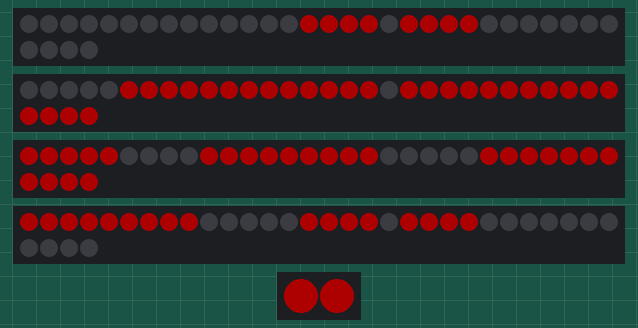
Recording of a sketch running on a simulated Arduino Uno, built with avr-gcc and run on an emulated ATmega328P. Parts: 4 × 34 RGB LEDs in strip order, left to right, continuing on the next row, 2 RGB LEDs in strip order, left to right. Dim RGB values are drawn brighter than linear; the local clock reads 2024-03-15 10:24:30 at power-on unless the sketch sets it; what the sketch prints to the serial monitor is not drawn.

Above: at 0.1 s.
At 31.1 s:
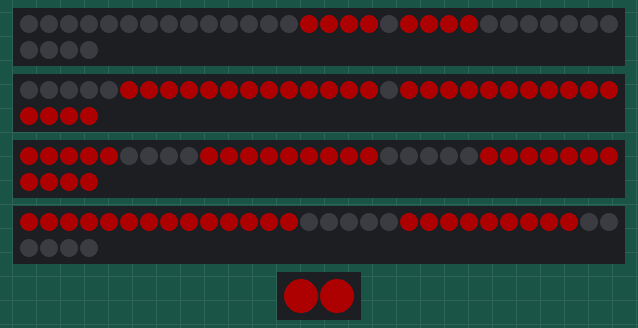
At 63.2 s:
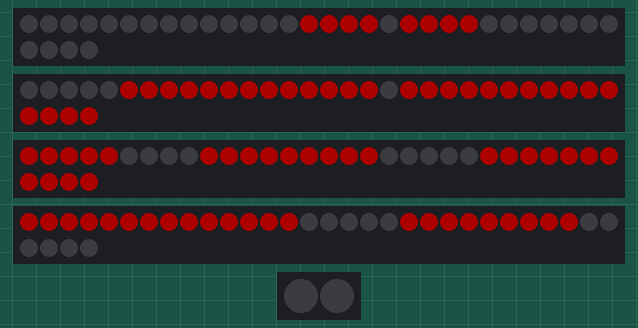
At 127.3 s:
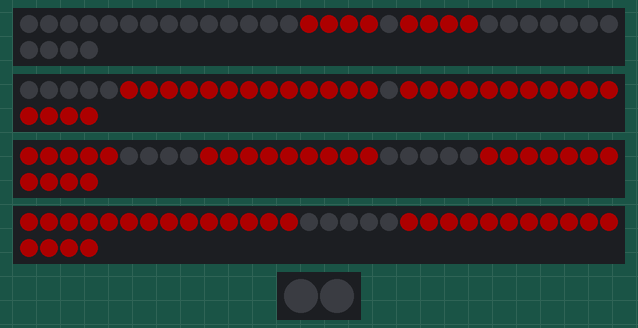
Timing chart, 0 to 130.0 s (numbered marks = the images above):
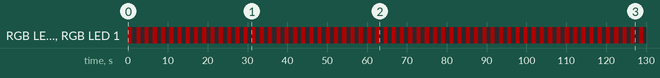

Measured:
- by itself, RGB LED 0, RGB LED 1: alternates RGB(50, 0, 0) for 1.0 s and off for 1.0 s
- what the display in image 1 shows lasts 1.0 s, from 31.1 s to 32.1 s

The sketch:

clock.ino
```cpp
#include <FastLED.h>
#include <Wire.h>
#include "RTClib.h"

#define NUM_LEDS 34

CRGB ledsPos1[NUM_LEDS];
CRGB ledsPos2[NUM_LEDS];
CRGB ledsPos3[NUM_LEDS];
CRGB ledsPos4[NUM_LEDS];
CRGB ledBlink[NUM_LEDS];

int hour, minute;
RTC_DS1307 RTC;

int blinkStatus = 0;

void setup() {
  // Setup each LED-7Segment block and save it to an array
  FastLED.addLeds<NEOPIXEL, 5>(ledsPos1, NUM_LEDS);
  FastLED.addLeds<NEOPIXEL, 6>(ledsPos2, NUM_LEDS);
  FastLED.addLeds<NEOPIXEL, 9>(ledsPos3, NUM_LEDS);
  FastLED.addLeds<NEOPIXEL, 10>(ledsPos4, NUM_LEDS);
  FastLED.addLeds<NEOPIXEL, 3>(ledBlink, 2);

  //Write the number 1 to each segment
  ledPrintNumber(1, 1);
  ledPrintNumber(1, 2);
  ledPrintNumber(1, 3);
  ledPrintNumber(1, 4);
  FastLED.show();

  //Setup the real time clock
  Wire.begin();
  RTC.begin();
  // Serielle Ausgabe starten
  Serial.begin(9600);
  // Check if the RTC is running
  if (! RTC.isrunning()) {
    // Set current Daten and Time if it was not running
    RTC.adjust(DateTime(__DATE__, __TIME__));
        Serial.println("Echtzeituhr wurde gestartet und auf Systemzeit gesetzt.");
  }
  else Serial.println("Echtzeituhr laeuft bereits.");
}

void loop() {

  //Toggle the seconds leds each second (nein - doch - ohhhh)
  if(blinkStatus==0)
  {
    ledBlink[0] = CRGB(50,0,0);
    ledBlink[1] = CRGB(50,0,0);
    blinkStatus = 1;
  }
  else
  {
     ledBlink[0] = CRGB::Black;
    ledBlink[1] = CRGB::Black;
    blinkStatus = 0;
  }
  FastLED.show();

  //Update Hour and Minute
  DateTime now=RTC.now(); // get the current time
  hour = now.hour(),DEC;
  minute = now.minute(),DEC;
  printHour(hour); //Print the current hour to
  printMinute(minute);
  delay(1000);

}


void printHour(int hourInt)
{
  String hourStr = String(hourInt);
  if(hourStr.length()==1) //If the number includes only one char it will turn of the first 7segment block
  {
    ledPrintNumber(10, 1);
    ledPrintNumber(hourInt, 2);
  }
  else
  {
    ledPrintNumber(hourStr.substring(0,1).toInt(), 1);
    ledPrintNumber(hourStr.substring(1,2).toInt(), 2);
  }
}
void printMinute(int minuteInt)
{
  String minuteString = String(minuteInt);
  if(minuteString.length()==1) //If the number includes only one char it will turn the first 7segment block to a "0"
  {
    ledPrintNumber(0, 3);
    ledPrintNumber(minuteInt, 4);
  }
  else
  {
    ledPrintNumber(minuteString.substring(0,1).toInt(), 3);
    ledPrintNumber(minuteString.substring(1,2).toInt(), 4);
  }
}

void ledPrintNumber(int number, int pos)
{
  //Which LEDS are part of one Segment (start end end led number)
  int segments[7][2] = {
      {
        0, 4
      },
      {
        5,8
      },
      {
        9,13
      },
      {
        14,17
      },
      {
        19, 23
      },
      {
        23, 28
      },
      {
        28,33
      }
    };

  // Which segment should be turned on for each number (and number 10 to turn it off)
  int intseg[11][7] =
  {
    {
      0,1,1,1,1,1,1 /*0*/
    },
    {
      0,0,0,1,1,0,0 /*1*/
    },
    {
      1,0,1,1,0,1,1 /*2*/
    },
    {
      1,0,1,1,1,1,0 /*3*/
    },
    {
      1,1,0,1,1,0,0 /*4*/
    },
    {
      1,1,1,0,1,1,0 /*5*/
    },
    {
      1,1,1,0,1,1,1 /*6*/
    },
    {
      0,0,1,1,1,0,0 /*7*/
    },
    {
      1,1,1,1,1,1,1 /*8*/
    },
    {
      1,1,1,1,1,1,0 /*9*/
    },
    {
      0,0,0,0,0,0,0 /*off 10*/
    },
  };

  for(int i = 0; i < 7; i++) //Check for each segment if it turn on or off
  {
    int state = intseg[number][i]; //Save the state (on or off) in a varieable
    for(int s = segments[i][0]; s <= segments[i][1]; s++) //Run for each LED in the segment (from the start to the end led)
    {
      if(state==1) //turn it on
      {
        //Check which block (segment, number) should be turned on
        if(pos==1)
        {
          ledsPos1[s] = CRGB(50,0,0);
        }
        else if(pos==2)
        {
          ledsPos2[s] = CRGB(50,0,0);
        }
        else if(pos==3)
        {
          ledsPos3[s] = CRGB(50,0,0);
        }
        else if(pos==4)
        {
          ledsPos4[s] = CRGB(50,0,0);
        }
        else
        {

        }
      }
      else //turn it off
      {
        //Check which block (segment, number) should be turned on
        if(pos==1)
        {
          ledsPos1[s] = CRGB::Black;
        }
        else if(pos==2)
        {
          ledsPos2[s] = CRGB::Black;
        }
        else if(pos==3)
        {
          ledsPos3[s] = CRGB::Black;
        }
        else if(pos==4)
        {
          ledsPos4[s] = CRGB::Black;
        }
        else
        {

        }
      }
    }
  }
  FastLED.show();
}
```
